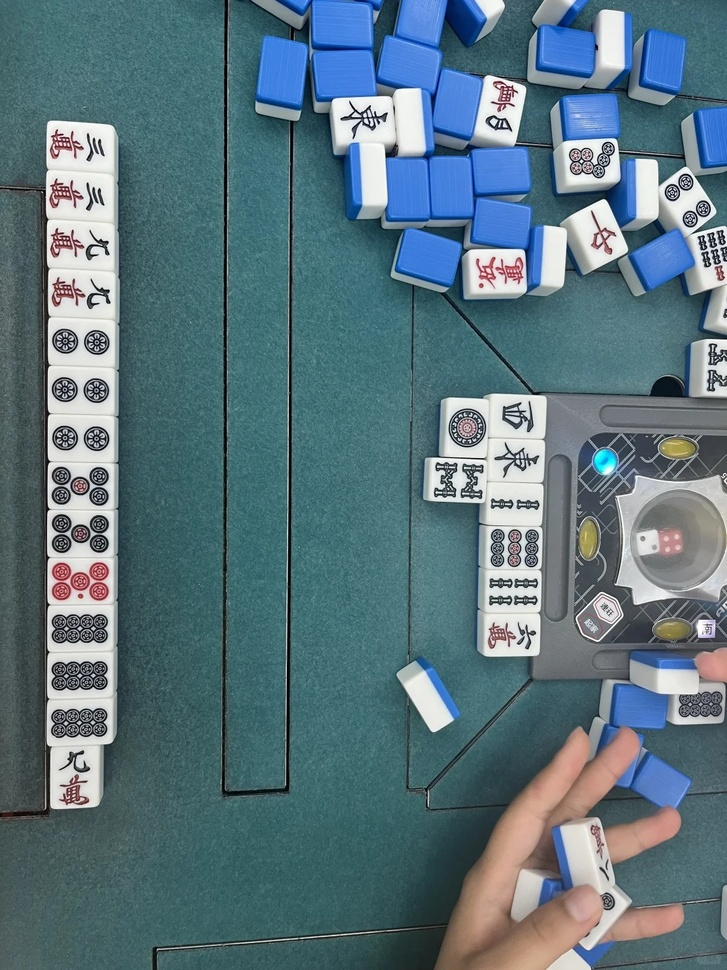
#> input picture data_pic/1.jpg, 727 x 970 px, shrunk from 1080 x 1440 before the run
$ python -i 'image pre.py'   (imports and definitions only)
#> lines starting #> are read from the running program, lines starting #| are printed output that depends on the picture; after the words box and inside, x2 and y2 are one past the last pixel; in counts of white or black regions, pixels touching at a corner belong together
import cv2

def preprocess_image(image_path):
    """
    对输入图像进行预处理，包括灰度化、二值化和去噪处理。

    参数:
    image_path (str): 图像的文件路径。

    返回:
    processed_image: 预处理后的图像。
    """
#> called with image_path = '../data_pic/1.jpg'
    # 加载图像
    image = cv2.imread(image_path)
#> image is the input picture: shape (970, 727, 3); mean B, G, R 125.9, 116.5, 91.1

    # 检查图像是否成功加载
    if image is None:
        raise ValueError("无法加载图像，请检查路径是否正确。")

    # 转换为灰度图像
    gray = cv2.cvtColor(image, cv2.COLOR_BGR2GRAY)
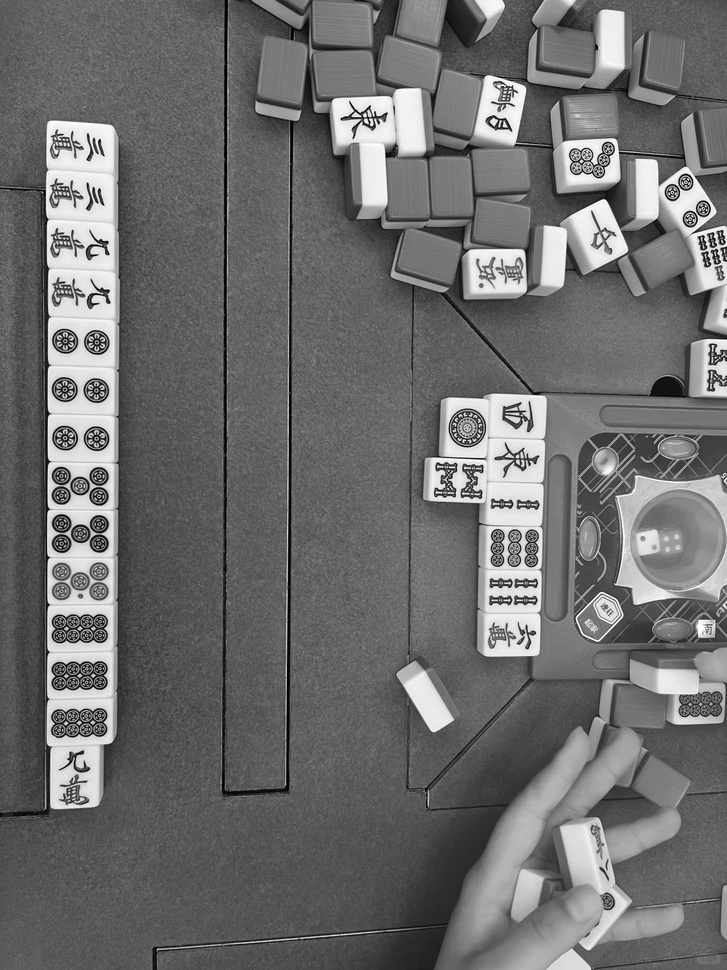
#> gray: shape (970, 727); min 0, max 255, mean 110

    # 二值化处理
    _, binary = cv2.threshold(gray, 128, 255, cv2.THRESH_BINARY_INV)
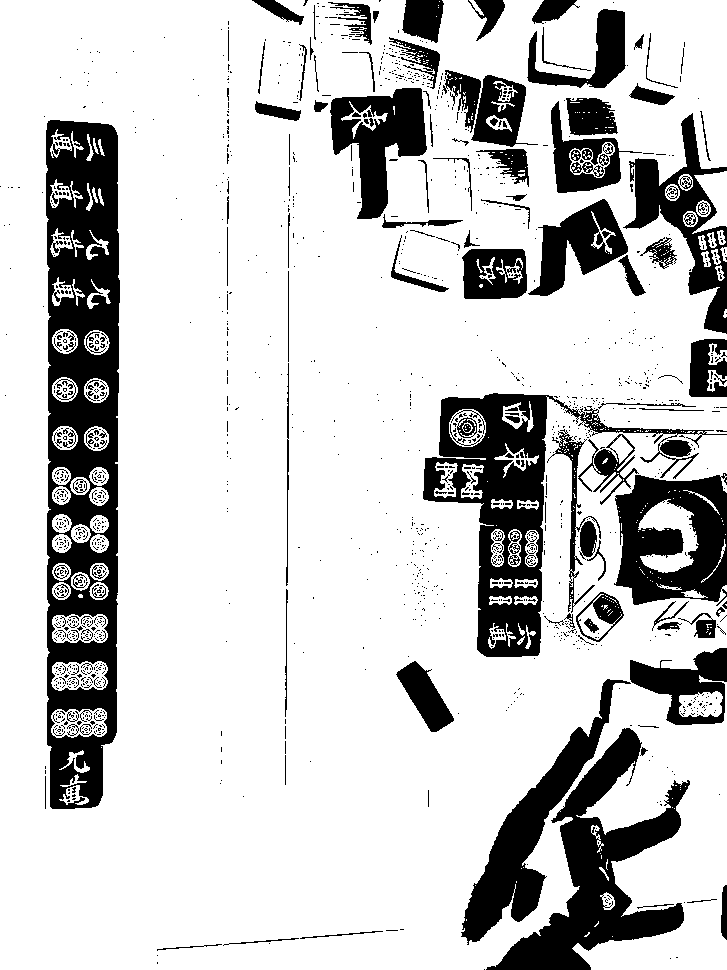
#> binary: shape (970, 727); 79.3% white; 1492 black regions (1348 under 20 px), largest, box (x1, y1, x2, y2) and area: (46, 120, 120, 809) 32697, (423, 393, 727, 657) 17063, (486, 728, 690, 970) 15498

    # 去噪（高斯模糊）
    processed_image = cv2.GaussianBlur(binary, (5, 5), 0)
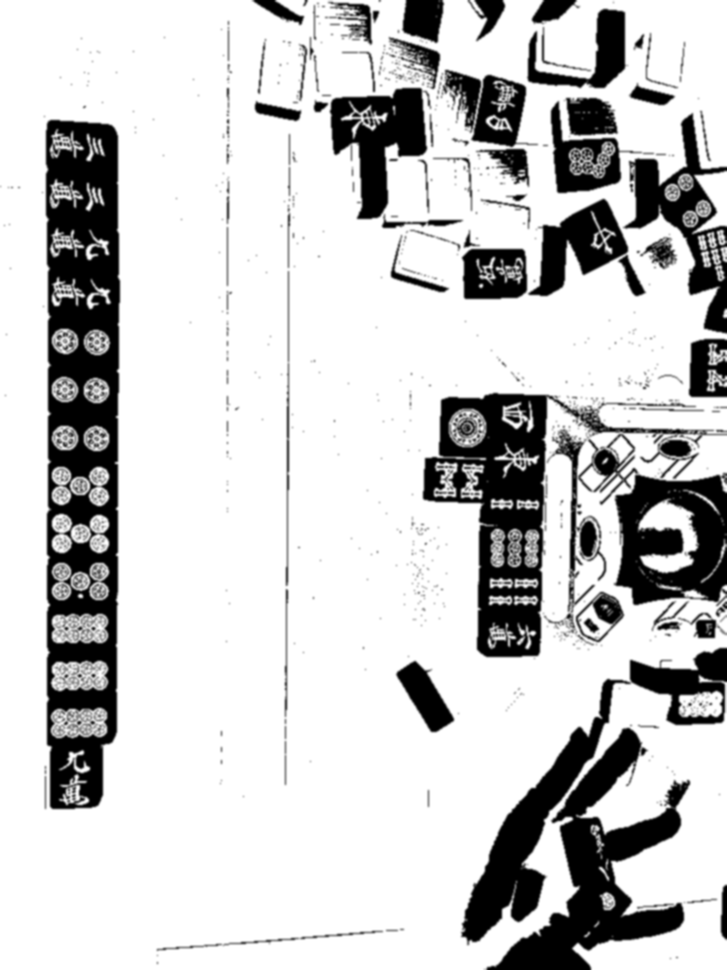
#> processed_image: shape (970, 727); min 0, max 255, mean 202.1

    return processed_image

def detect_edges_and_adjust_rois(processed_image):
    """
    使用边缘检测来动态调整每个区域的大小。

    :param image: 输入图像
    :return: 每个检测到的区域的坐标 (x, y, w, h) 的列表
    """
    # 使用 Canny 边缘检测
    edges = cv2.Canny(processed_image, 30, 100)

    # 显示边缘检测的结果（调试用）
    cv2.imshow('Edges', edges)
    cv2.waitKey(0)

    # 检测轮廓
    contours, _ = cv2.findContours(edges, cv2.RETR_EXTERNAL, cv2.CHAIN_APPROX_SIMPLE)
    print(f"检测到的轮廓数量: {len(contours)}")  # 输出检测到的轮廓数量
    rois = []
    for contour in contours:
        # 获取轮廓的边界框
        x, y, w, h = cv2.boundingRect(contour)

        # 过滤较小的区域（根据需求调整阈值）
        if w > 50 and h > 50:
            rois.append((x, y, w, h))
            cv2.rectangle(processed_image, (x, y), (x + w, y + h), (0, 255, 0), 2)

    return rois, processed_image


# # 调用函数，传入图像路径
# image_path = '../data_pic/4.jpg'
# processed_image = preprocess_image(image_path)
#
# # 检测边缘并调整区域
# rois, image_with_rois = detect_edges_and_adjust_rois(processed_image)
#
# # 显示检测到的区域
# cv2.imshow('Detected ROIs with Edges', image_with_rois)
# cv2.waitKey(0)
# cv2.destroyAllWindows()
#
# # 打印检测到的区域坐标
# for idx, roi in enumerate(rois):
#     print(f"ROI {idx + 1}: {roi}")

>>> result = preprocess_image('../data_pic/1.jpg')

$ run again, on data_pic/10.jpg
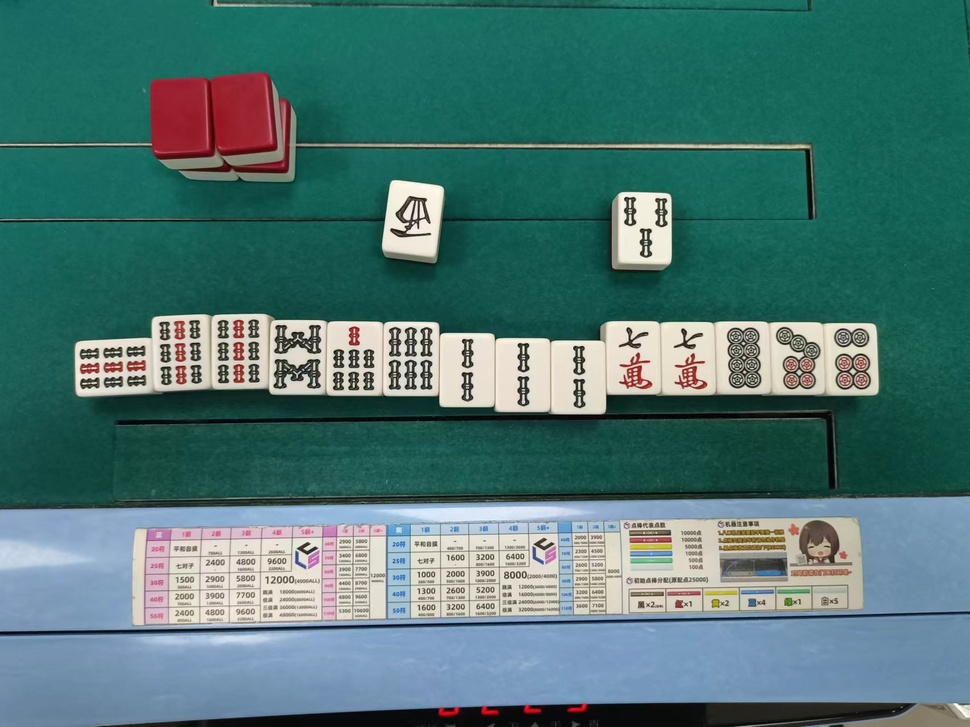
#> input picture data_pic/10.jpg, 970 x 727 px, shrunk from 1706 x 1279 before the run
#> in preprocess_image, image is the input picture: shape (727, 970, 3); mean B, G, R 115.3, 117.7, 76.6
#> in preprocess_image, `_, binary = cv2.threshold(gray, 128, 255, cv2.THRESH_BINARY_INV)`:
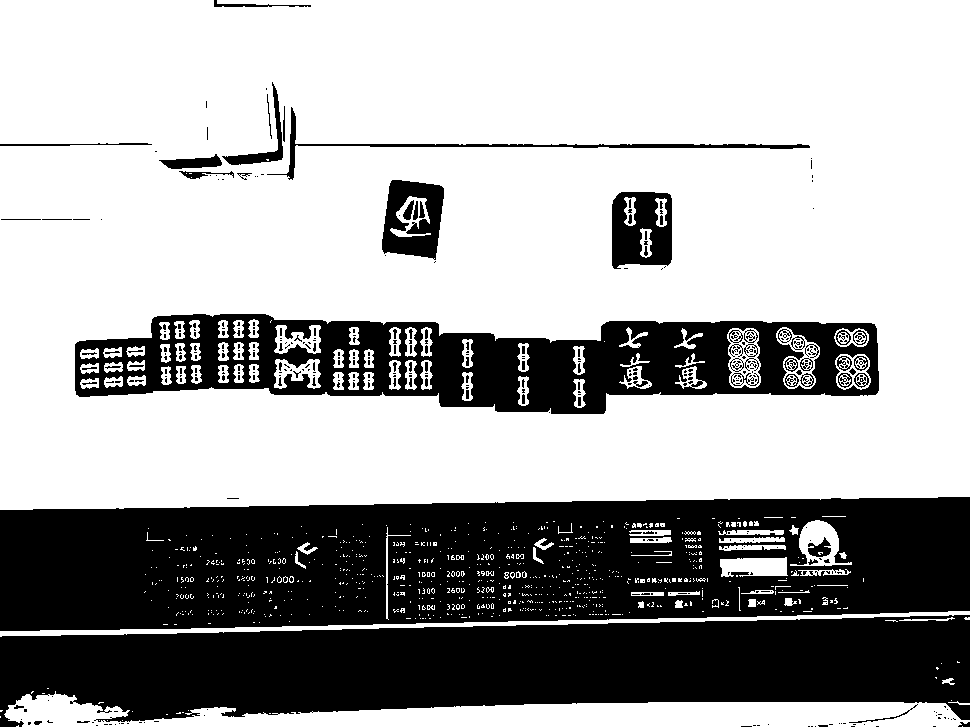
#> binary: shape (727, 970); 65.8% white; 404 black regions (323 under 20 px), largest, box (x1, y1, x2, y2) and area: (0, 497, 970, 631) 106697, (0, 615, 970, 727) 77624, (75, 314, 879, 414) 41115
#> in preprocess_image, `processed_image = cv2.GaussianBlur(binary, (5, 5), 0)`:
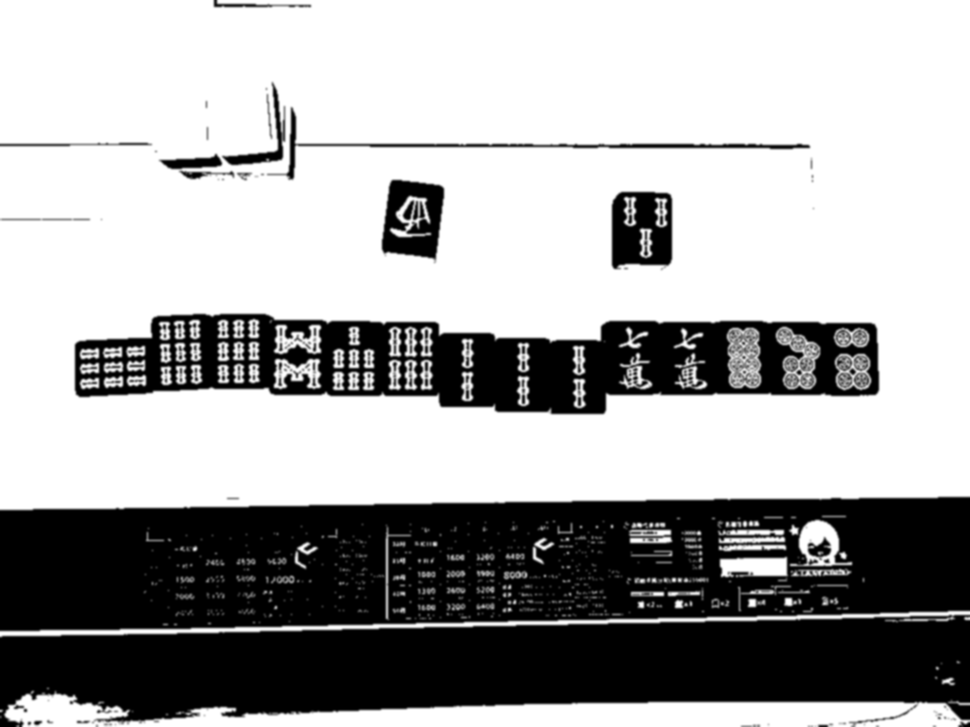
#> processed_image: shape (727, 970); min 0, max 255, mean 167.7

$ run again, on data_pic/11.jpg
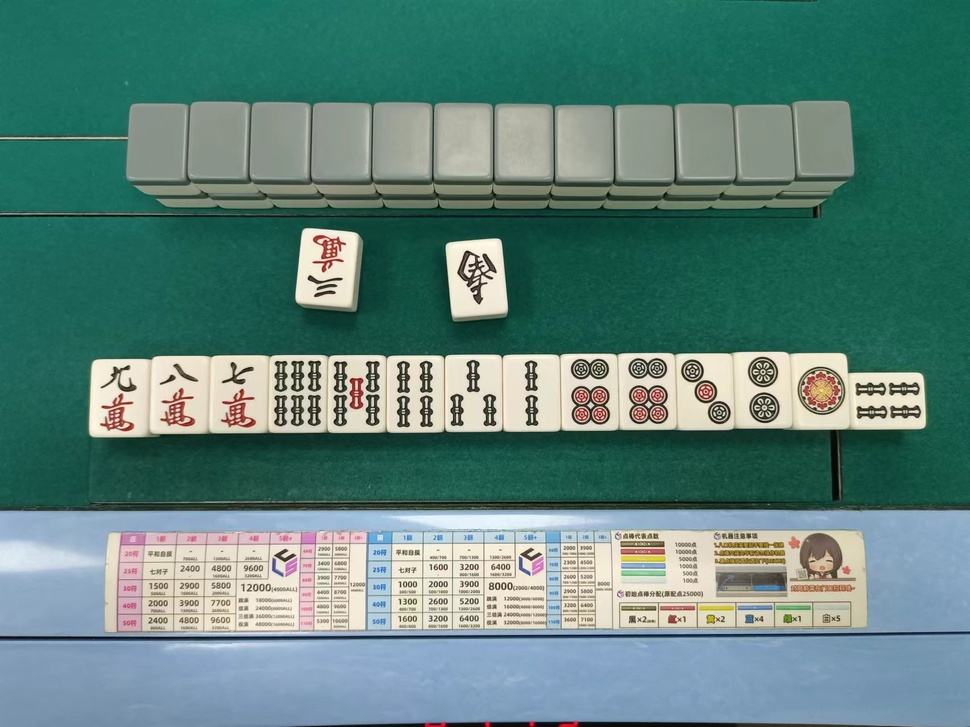
#> input picture data_pic/11.jpg, 970 x 727 px, shrunk from 1706 x 1279 before the run
#> in preprocess_image, image is the input picture: shape (727, 970, 3); mean B, G, R 123.4, 130.3, 93.2
#> in preprocess_image, `_, binary = cv2.threshold(gray, 128, 255, cv2.THRESH_BINARY_INV)`:
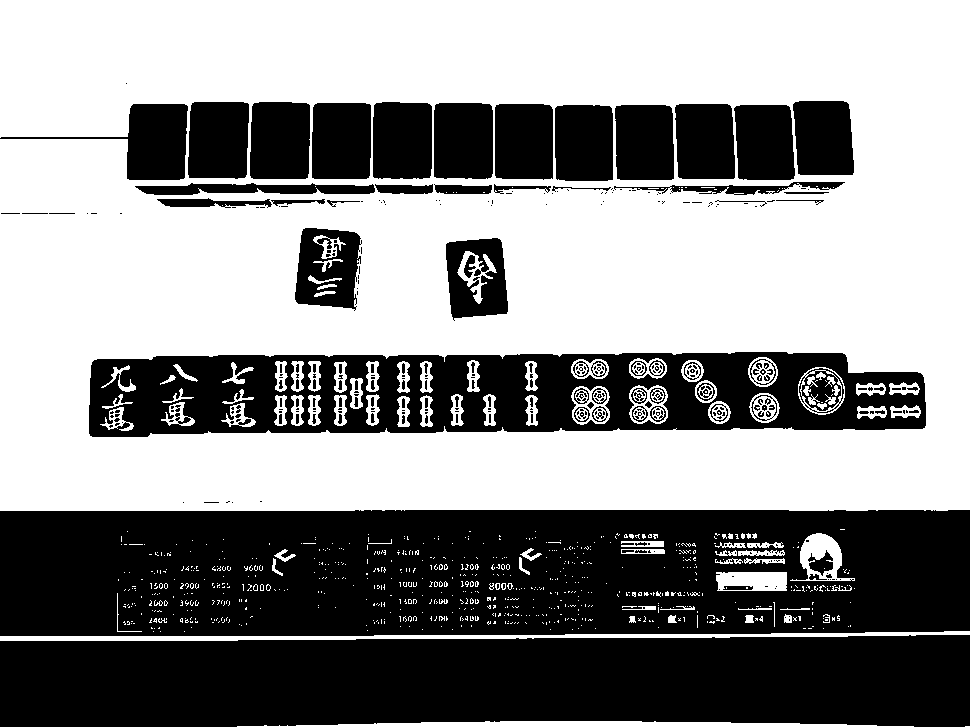
#> binary: shape (727, 970); 55.8% white; 351 black regions (236 under 20 px), largest, box (x1, y1, x2, y2) and area: (0, 510, 970, 636) 112386, (0, 635, 970, 727) 82969, (89, 352, 926, 437) 45105
#> in preprocess_image, `processed_image = cv2.GaussianBlur(binary, (5, 5), 0)`:
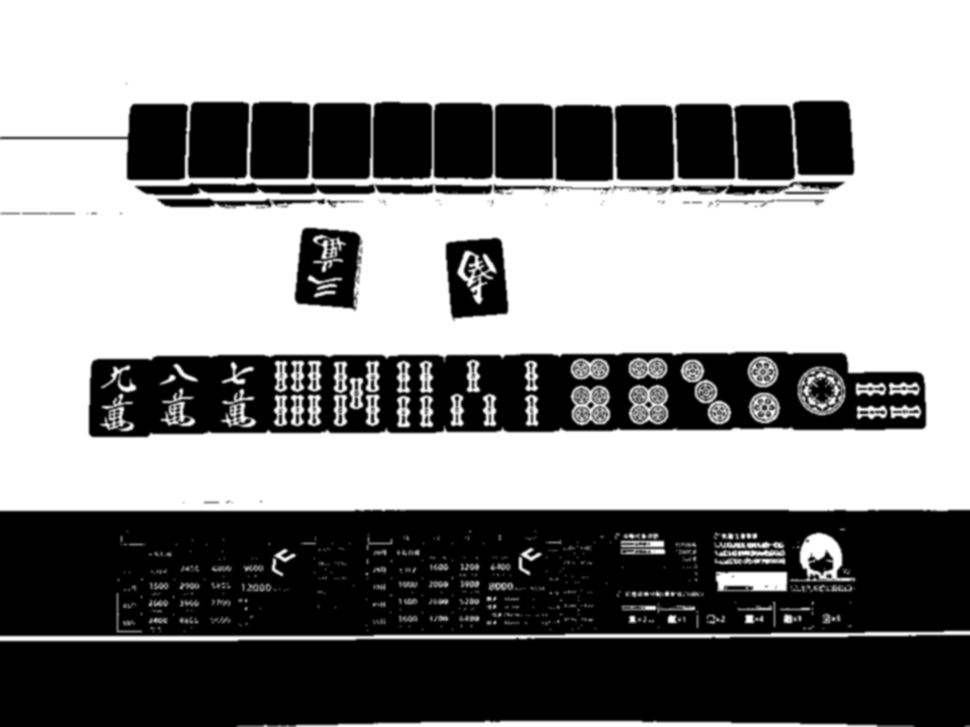
#> processed_image: shape (727, 970); min 0, max 255, mean 142.3

$ run again, on data_pic/12.jpg
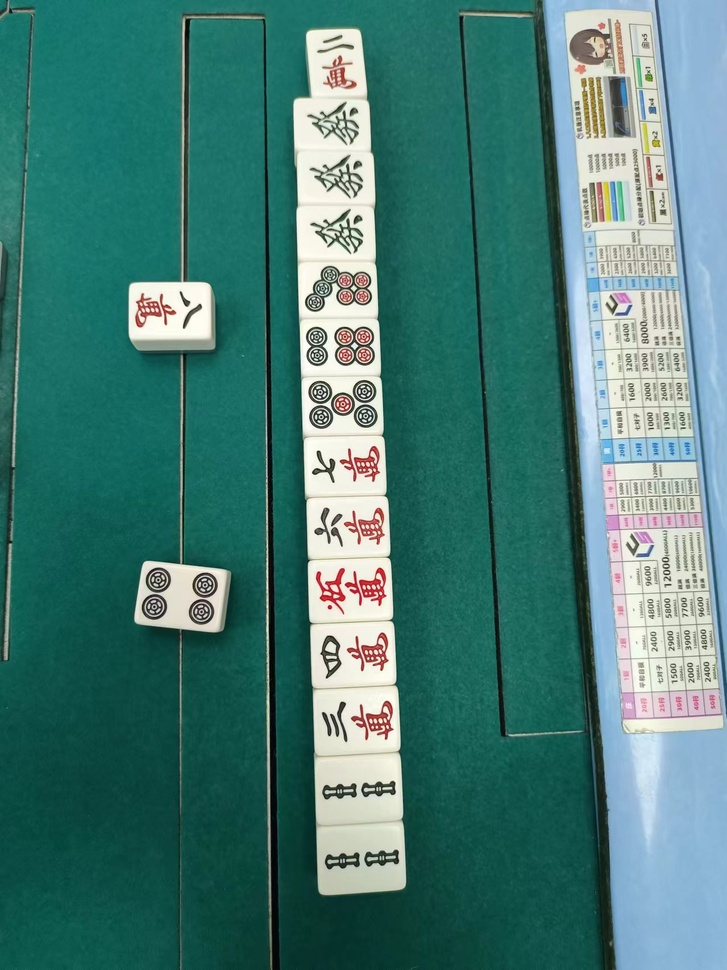
#> input picture data_pic/12.jpg, 727 x 970 px, shrunk from 1279 x 1706 before the run
#> in preprocess_image, image is the input picture: shape (970, 727, 3); mean B, G, R 119, 124.7, 73.4
#> in preprocess_image, `_, binary = cv2.threshold(gray, 128, 255, cv2.THRESH_BINARY_INV)`:
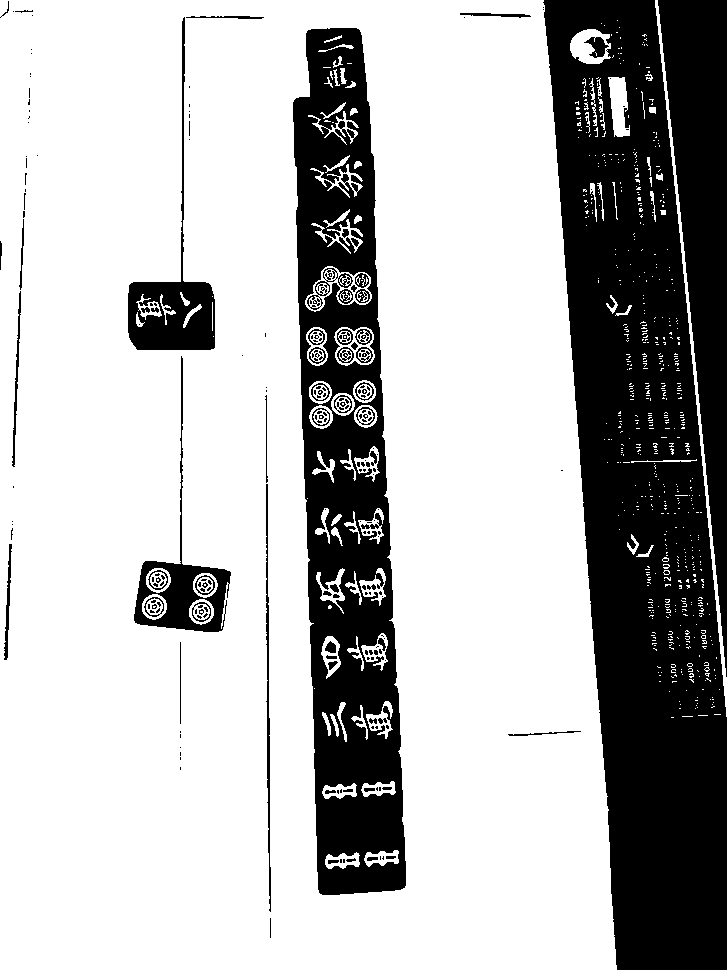
#> binary: shape (970, 727); 70.9% white; 225 black regions (161 under 20 px), largest, box (x1, y1, x2, y2) and area: (543, 0, 727, 970) 110271, (293, 28, 406, 895) 55080, (658, 0, 727, 677) 23152
#> in preprocess_image, `processed_image = cv2.GaussianBlur(binary, (5, 5), 0)`:
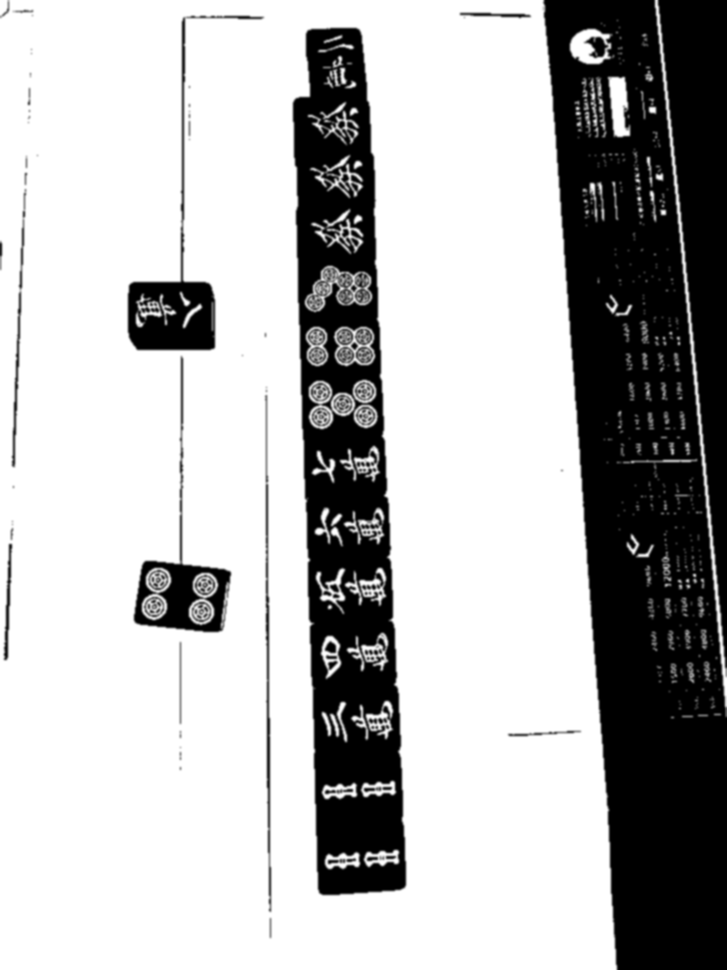
#> processed_image: shape (970, 727); min 0, max 255, mean 180.7
